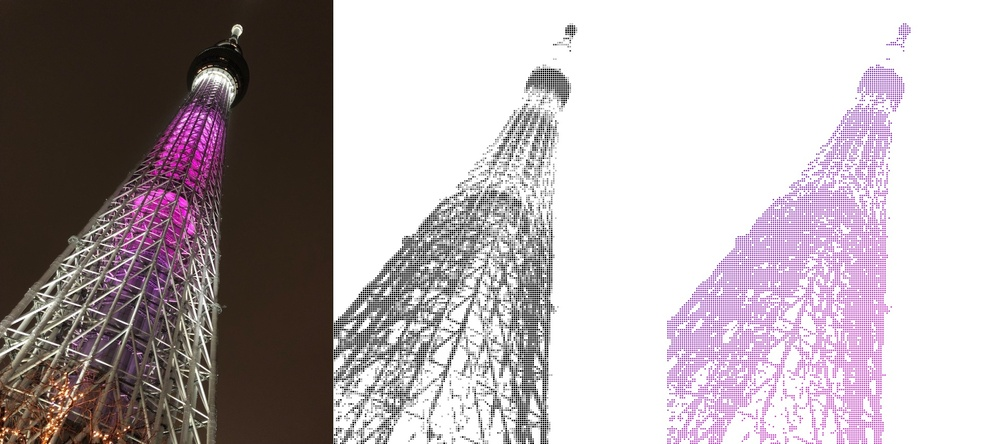
//> input picture Image_screentone_cpp/image_compare_set.jpeg, 1000 x 444 px, shrunk from 1935 x 860 before the run, given in place of IMG_0774.MOV, which was not available
$ ./Image_screentone_mv   (built with g++ and OpenCV 4)
//> lines starting //> are read from the running program, lines starting //| are printed output that depends on the picture; after the words box and inside, x2 and y2 are one past the last pixel; in counts of white or black regions, pixels touching at a corner belong together; pictures that were not available may be replaced by others from this repository, and a replacement may not be noted
//> further down, frame is the input picture: 444 rows x 1000 cols, CV_8UC3; mean B, G, R 174.3, 171.4, 180.7
/**********************************************************************
 * 檔案名稱: Image_screentone.cpp
 * 語言版本: C++
 * 編譯器: g++ 11
 *
 * 描述:
 * 影片處理，網點特效
 *
 * 作者: JIK JHONG
 * 日期: 2025.02.27
 * 更新日期: 2025.02.27
 *
 * 版本: v1.1
 * 1.1 新增自我判斷整體黑白比例，作為是否要進行影像黑白反轉依據。
 *
 * 參考文獻或相關連結:
 * N.A.
 *********************************************************************/

#include <opencv2/opencv.hpp>
#include <iostream>
#include <filesystem>
#include <fstream>

using namespace cv;
using namespace std;

// CV_8UC1	8-bit 單通道（灰階影像）
// CV_8UC3	8-bit 三通道（BGR 彩色影像）
// CV_8UC4	8-bit 四通道（BGRA，含透明度）
// CV_16UC1	16-bit 無符號整數灰階影像
// CV_16SC1	16-bit 有符號整數灰階影像
// CV_32FC1	32-bit 浮點數灰階影像
// CV_64FC1	64-bit 浮點數灰階影像

// [81 lines left out: functions image_info, image_info_c, load_image, saveImage, ImageBlur, not called in this run]

Mat ImageGray(const Mat &input, int option = 1)
{
//> called with option = 1
    int height = input.rows;
//> height = 444
    int width = input.cols;
//> width = 1000
    int channel = input.channels();
//> channel = 3
    Mat gray(height, width, CV_8UC3, Scalar(255, 255, 255));
    int max_color = 1;
    int min_color = 255;
    for (int j = 0; j < height; j++)
    {
        for (int i = 0; i < width; i++)
        {
            int tmp_balance = round(input.at<Vec3b>(j, i)[0] * 0.299 + input.at<Vec3b>(j, i)[1] * 0.587 + input.at<Vec3b>(j, i)[2] * 0.114);
            if (tmp_balance < min_color)
            {
                min_color = tmp_balance;
            }
            if (tmp_balance > max_color)
            {
                max_color = tmp_balance;
            }
        }
    }
//> this loop made 444 passes
//> min_color on passes 1 to 3: 11, 10, 10
//> after the loop, min_color = 0; max_color = 255
    double factor_max = 255. / max_color;
//> factor_max = 1
    printf("Max_Fac = %f\n", factor_max);
//| Max_Fac = 1.000000
    for (int j = 0; j < height; j++)
    {
        for (int i = 0; i < width; i++)
        {
            int tmp_balance = round(input.at<Vec3b>(j, i)[0] * 0.299 + input.at<Vec3b>(j, i)[1] * 0.587 + input.at<Vec3b>(j, i)[2] * 0.114);
            for (int k = 0; k < channel; k++)
            {
                int tmp = round(tmp_balance * factor_max);
                if (tmp > 255)
                {
                    tmp = 255;
                }
                gray.at<Vec3b>(j, i)[k] = tmp;
            }
        }
    }
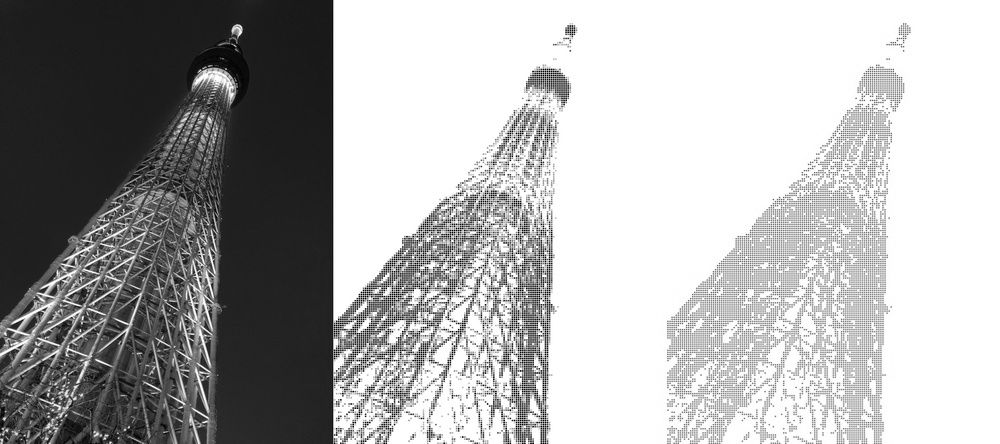
//> gray: 444 rows x 1000 cols, CV_8UC3; min 0, max 255, mean 173.3
    return gray;
}

Mat ImageBinary(const Mat &input, const std::string &mode_type = "normal", int low_threshold_force = 127)
{
//> called with mode_type = "inverted", low_threshold_force = 80
    int height = input.rows;
//> height = 444
    int width = input.cols;
//> width = 1000
    int channel = input.channels();
//> channel = 3
    printf("C = %d\n", channel);
//| C = 3
    Mat output(height, width, CV_8UC3, Scalar(255, 255, 255));

    int low_threshold = low_threshold_force;
    int high_threshold = 255;

    if (mode_type == "normal")
    {
        for (int j = 0; j < height; j++)
        {
            for (int i = 0; i < width; i++)
            {
                int tmp_balance = (input.at<Vec3b>(j, i)[0] + input.at<Vec3b>(j, i)[1] + input.at<Vec3b>(j, i)[2]) / 3;
                for (int k = 0; k < channel; k++)
                {
                    if (tmp_balance > low_threshold)
                    {
                        tmp_balance = 255;
                    }
                    else
                    {
                        tmp_balance = 0;
                    }
                    output.at<Vec3b>(j, i)[k] = tmp_balance;
                }
            }
        }
    }
    else if (mode_type == "inverted")
    {
        for (int j = 0; j < height; j++)
        {
            for (int i = 0; i < width; i++)
            {
                int tmp_balance = (input.at<Vec3b>(j, i)[0] + input.at<Vec3b>(j, i)[1] + input.at<Vec3b>(j, i)[2]) / 3;
                for (int k = 0; k < channel; k++)
                {
                    int tmp = tmp_balance;
                    if (tmp_balance > low_threshold)
                    {
                        tmp = 0;
                    }
                    else
                    {
                        tmp = 255;
                    }
                    output.at<Vec3b>(j, i)[k] = tmp;
                }
            }
        }
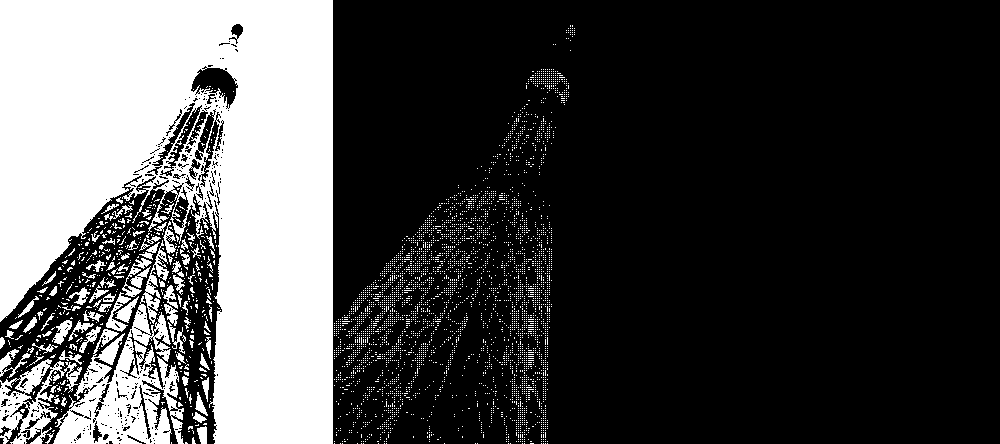
//> output: 444 rows x 1000 cols, CV_8UC3; 27.8% white; 4730 white regions (4640 under 20 px), largest, box (x1, y1, x2, y2) and area: (0, 0, 333, 444) 98163, (53, 296, 184, 444) 8859, (0, 359, 82, 444) 2667
    }
    else if (mode_type == "enhance")
    {
        // int mid_threshold = (low_threshold + high_threshold) / 2 ;
        for (int j = 0; j < height; j++)
        {
            for (int i = 0; i < width; i++)
            {
                int tmp_balance = (input.at<Vec3b>(j, i)[0] + input.at<Vec3b>(j, i)[1] + input.at<Vec3b>(j, i)[2]) / 3;
                for (int k = 0; k < channel; k++)
                {
                    int tmp = tmp_balance;
                    if (tmp_balance >= 0 && tmp_balance < 85)
                    {
                        tmp = 0;
                    }
                    else if (tmp_balance >= 85 && tmp_balance < 170)
                    {
                        tmp = 170;
                    }
                    else
                    {
                        tmp = 255;
                    }
                    output.at<Vec3b>(j, i)[k] = tmp;
                }
            }
        }
    }

    return output;
}

Mat ImageComicMesh_Mix(const Mat &input, int block_size = 20, int gap_size = 2, const string &option = "normal", string color_option = "std")
{
//> called with block_size = 1, gap_size = 1, option = "normal", color_option = "grad"
    Mat input2;
    input2 = input.clone();
    int height = input.rows;
//> height = 444
    int width = input.cols;
//> width = 1000
    int channel = input.channels();
//> channel = 3
    printf("Image = %d * %d (%d)\n", width, height, channel);
//| Image = 1000 * 444 (3)
    int threshold = 5;
    Mat output(height, width, CV_8UC3, Scalar(255, 255, 255));
    int basic_color = 0;
    Vec3b color_mark(0, 0, 255);
    int fac = -1;
    Point initial_spot(round((block_size + gap_size)), round((block_size + gap_size)));
    printf("Scan_range = %d * %d (block_size = %d , gap_size = %d), mesh_size = %d \n", height / ((block_size + gap_size) * 2), width / ((block_size + gap_size) * 2), block_size, gap_size, (block_size + gap_size) * 2);
//| Scan_range = 111 * 250 (block_size = 1 , gap_size = 1), mesh_size = 4

    int block_mesh_size = (block_size + gap_size) * 2 * (block_size + gap_size) * 2;
    int total_mesh_unit = 255 / (height / ((block_size + gap_size) * 2) * width / ((block_size + gap_size) * 2) / block_mesh_size);
//> total_mesh_unit = 0
    if (total_mesh_unit == 0)
    {
        total_mesh_unit = 1;
    }
    printf("block_mesh_size = %d\n", block_mesh_size);
    for (int j = 0; j < height / ((block_size + gap_size) * 2); j++)
    {
        for (int i = 0; i < width / ((block_size + gap_size) * 2); i++)
        {
            int sum_of_area = 0;
            int sum_color_b = 0;
            int sum_color_g = 0;
            int sum_color_r = 0;

            for (int kj = 0; kj < (block_size + gap_size) * 2; kj++)
            {
                for (int ki = 0; ki < (block_size + gap_size) * 2; ki++)
                {
                    int target_x = initial_spot.x + i * (block_size + gap_size) * 2 + ki - (block_size + gap_size);
                    int target_y = initial_spot.y + j * (block_size + gap_size) * 2 + kj - (block_size + gap_size);
                    if (target_x < width && target_y < height)
                    {
                        sum_of_area += (input2.at<Vec3b>(target_y, target_x)[0] + input2.at<Vec3b>(target_y, target_x)[1] + input2.at<Vec3b>(target_y, target_x)[2]) / 3;
                        sum_color_b += (input2.at<Vec3b>(target_y, target_x)[0]);
                        sum_color_g += (input2.at<Vec3b>(target_y, target_x)[1]);
                        sum_color_r += (input2.at<Vec3b>(target_y, target_x)[2]);
                    }
                }
            }
            sum_of_area /= block_mesh_size;
            sum_color_b /= block_mesh_size;
            sum_color_g /= block_mesh_size;
            sum_color_r /= block_mesh_size;
            if (sum_of_area <= 200)
            {
                Point center(initial_spot.x + i * (block_size + gap_size) * 2,
                             initial_spot.y + j * (block_size + gap_size) * 2);
                if (option == "normal")
                {
                    if (color_option == "std")
                    {
                        circle(output, center, block_size, Scalar(sum_color_b, sum_color_g, sum_color_r), fac);
                    }
                    else
                    {
                        circle(output, center, block_size, Scalar(255, 0, 0 + (i + j) * (total_mesh_unit)), fac);
                    }
                }
                else if (option == "square")
                {
                    if (color_option == "std")
                    {
                        rectangle(output,
                                  Point(center.x - block_size, center.y - block_size),
                                  Point(center.x + block_size, center.y + block_size),
                                  Scalar(sum_color_b, sum_color_g, sum_color_r),
                                  FILLED); // `FILLED` 代表填滿
                    }
                    else
                    {
                        rectangle(output,
                                  Point(center.x - block_size, center.y - block_size),
                                  Point(center.x + block_size, center.y + block_size),
                                  Scalar(255, 0, 0 + (i + j) * total_mesh_unit),
                                  FILLED); // `FILLED` 代表填滿
                    }
                }
            }
        }
    }
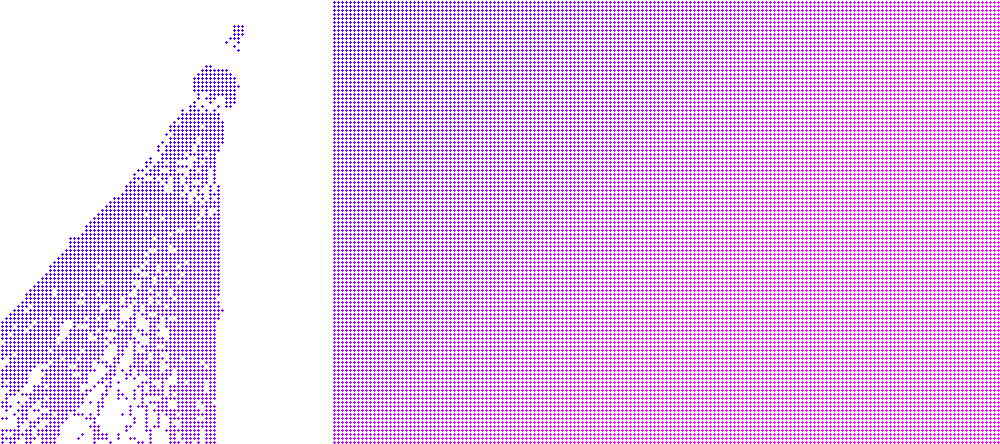
//> output: 444 rows x 1000 cols, CV_8UC3; mean B, G, R 255, 193.9, 241.1

    return output;
}

// [137 lines left out: functions Pixelized, image_preProcess, Compare_View, image_binary_color_check, init_rgba2rgb, not called in this run]

void video_info_c(const VideoCapture &cap){
    // 取得影片的基本資訊
    double width = cap.get(cv::CAP_PROP_FRAME_WIDTH);   // 影片寬度
    double height = cap.get(cv::CAP_PROP_FRAME_HEIGHT); // 影片高度
    double fps = cap.get(cv::CAP_PROP_FPS);            // 幀率 (frames per second)
    double totalFrames = cap.get(cv::CAP_PROP_FRAME_COUNT); // 總幀數
    int codec = static_cast<int>(cap.get(cv::CAP_PROP_FOURCC)); // 影片的編碼格式
    // 解碼編碼格式
    char codecStr[] = {
        static_cast<char>(codec & 0xFF),
        static_cast<char>((codec >> 8) & 0xFF),
        static_cast<char>((codec >> 16) & 0xFF),
        static_cast<char>((codec >> 24) & 0xFF),
        '\0'
    };
    printf("---\n");
    printf("影片資訊(W X H)： %d X %d @%.2f fps (%d frames)\n",int(width),int(height), fps, int(totalFrames));
    printf("影片格式： %s\n",codecStr);
    printf("---\n");

}

int main(){
    std::string videoPath = "IMG_0774.MOV";  // 影片檔案路徑
    std::string outputVideoPath = "output_video_screentone_cpp.mp4";
    cv::VideoCapture cap(videoPath, cv::CAP_FFMPEG);
    video_info_c(cap);
    if (!cap.isOpened()) {
        std::cerr << "無法開啟影片檔案！" << std::endl;
        return -1;
    }

    // 取得影片資訊
    double width = cap.get(cv::CAP_PROP_FRAME_WIDTH);
    double height = cap.get(cv::CAP_PROP_FRAME_HEIGHT);
    double fps = cap.get(cv::CAP_PROP_FPS);
    if (fps <= 0) {
        std::cerr << "警告：FPS 讀取失敗，預設為 30 FPS" << std::endl;
        fps = 30;  // 設定預設值
    }

    // 初始化 VideoWriter（確保 H.264 正確寫入）
    cv::VideoWriter writer(
        outputVideoPath,
        cv::VideoWriter::fourcc('a', 'v', 'c', '1'),  // H.264
        fps,
        cv::Size(static_cast<int>(width), static_cast<int>(height)),
        true // 必須為 true，H.264 需要 3 通道彩色影像
    );

    if (!writer.isOpened()) {
        std::cerr << "無法建立輸出影片檔案！請確認 FFmpeg 是否支援 H.264。" << std::endl;
        return -1;
    }

    // 創建視窗
    cv::namedWindow("Original Video", cv::WINDOW_AUTOSIZE);
    cv::namedWindow("Processed Video", cv::WINDOW_AUTOSIZE);

    cv::Mat frame, copy_set_result;
    int idx = 0;
    int div_output = 0 ;
    while (true) {
        cap >> frame; // 讀取當前幀
        if (frame.empty()) break; // 如果讀取失敗，則跳出迴圈
        copy_set_result = ImageGray(frame,1);
        copy_set_result = ImageBinary(copy_set_result, "inverted",80);
        copy_set_result = ImageComicMesh_Mix(copy_set_result, 1, 1,"normal","grad") ;
        // 顯示影像
        cv::imshow("Original Video", frame);
        cv::imshow("Processed Video", copy_set_result);
        // 儲存處理後的影像
        writer.write(copy_set_result);
        if (div_output == 1){
            string output_image_name = "frame_div_" + std::to_string(idx) + ".jpeg";
            bool success = cv::imwrite(output_image_name, copy_set_result);
            if (success) {
                printf("Frame_Output = %d >> %s\n", idx + 1, output_image_name.c_str());
            } else {
                std::cerr << "無法儲存檔案: " << output_image_name << std::endl;
            }
            idx ++ ;
        }
        // 按 'q' 退出
        if (cv::waitKey(30) == 'q') break;
//> the 'q' key is pressed
    }

    // 釋放資源
    cap.release();
    writer.release();
    cv::destroyAllWindows();
    std::cout << "影片處理完成，結果儲存於：" << outputVideoPath << std::endl;

}

$ run again, on Image_screentone_cpp/image_effect_screenstone_1_1_normal_grad.jpeg
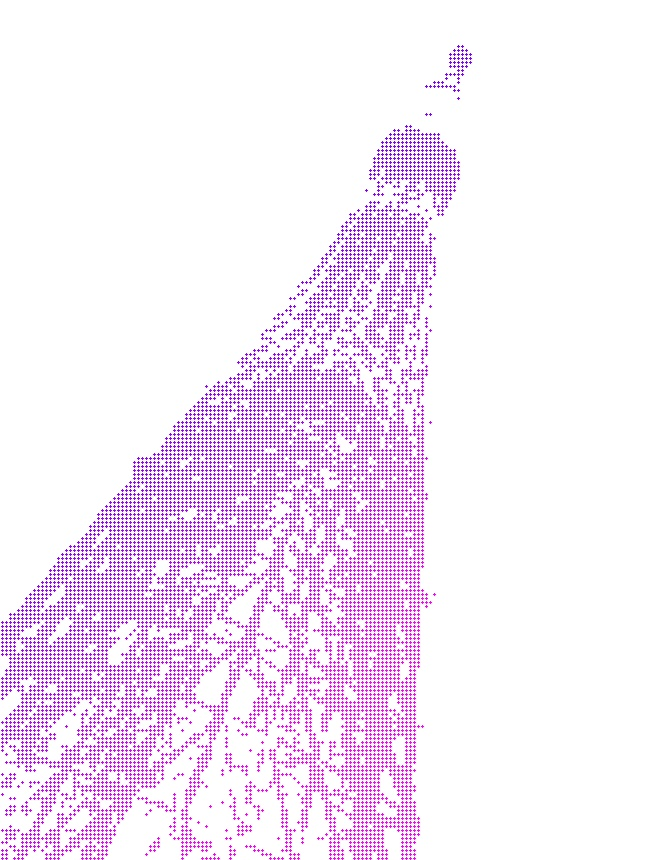
//> input picture Image_screentone_cpp/image_effect_screenstone_1_1_normal_grad.jpeg, 645 x 860 px, given in place of IMG_0774.MOV, which was not available
//> frame is the input picture: 860 rows x 645 cols, CV_8UC3; mean B, G, R 246.9, 233.5, 245
//> the loop in ImageGray, `for (int j = 0; j < height; j++)` made 860 passes
//> min_color on passes 1 to 3: 255, 255, 255
//> after the loop in ImageGray, `for (int j = 0; j < height; j++)`: min_color = 68; max_color = 255
//> factor_max = 1
//| Max_Fac = 1.000000
//| C = 3
//> after the loop in ImageBinary, `for (int j = 0; j < height; j++)`:
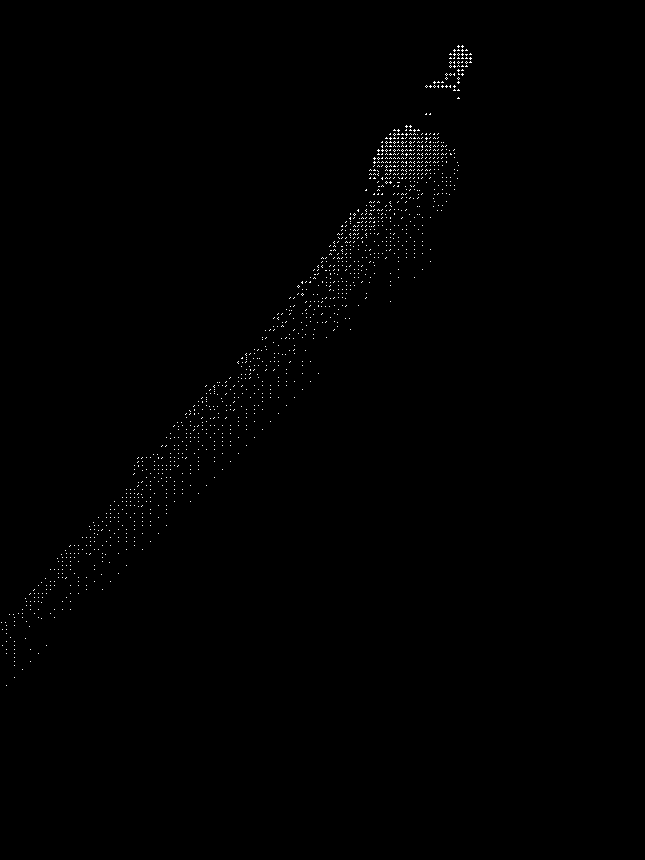
//> output: 860 rows x 645 cols, CV_8UC3; 0.38% white in thin lines or dots, all inside (x1, y1, x2, y2) = (1, 45, 472, 686)
//| Image = 645 * 860 (3)
//| Scan_range = 215 * 161 (block_size = 1 , gap_size = 1), mesh_size = 4
//> after the loop in ImageComicMesh_Mix, `for (int j = 0; j < height / ((block_size + gap_size) * 2); j++)`:
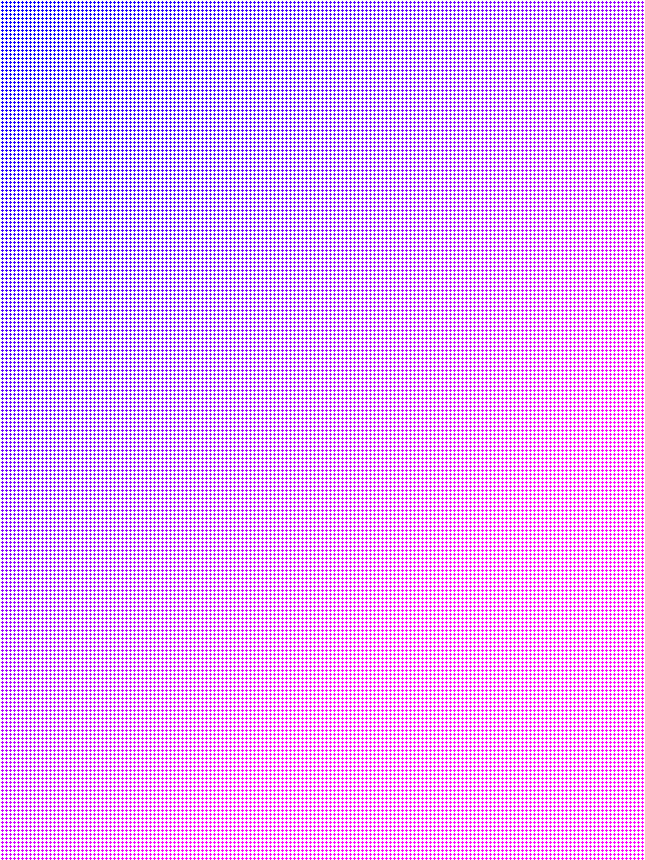
//> output: 860 rows x 645 cols, CV_8UC3; mean B, G, R 255, 175.4, 231.2
